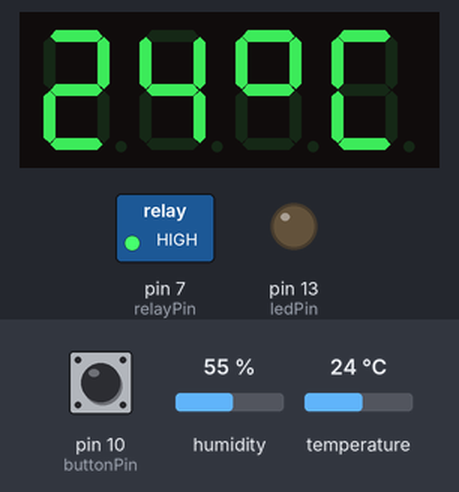
A sketch run on a simulated Arduino Uno, built with avr-gcc and run on an emulated ATmega328P. On the bench: 4-digit seven-segment display, switched loads named in the sketch (green lamp = pin HIGH), output pins drawn as LEDs (lit = HIGH). The inputs (shaded band) are chosen by the test bench; at power-on: pin 10 (buttonPin) HIGH, temperature 24 °C, humidity 55 %.

Above: at 1.2 s.
1.3 s: pin 10 (buttonPin) pulled LOW for 0.15 s
At 3.5 s:
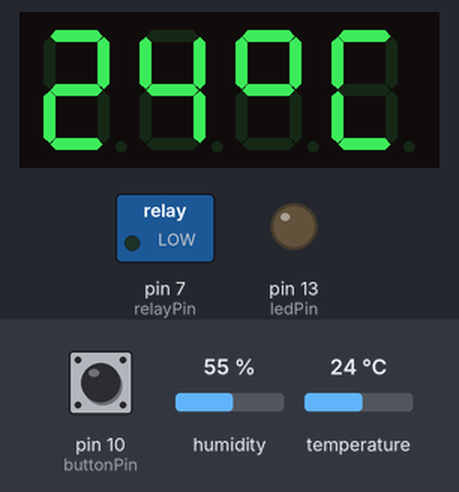
3.8 s: temperature set to 12 °C
At 5.2 s:
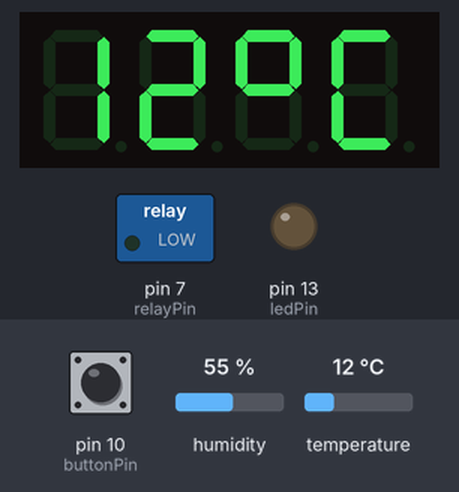
5.8 s: pin 10 (buttonPin) pulled LOW for 1 s
At 6.4 s:
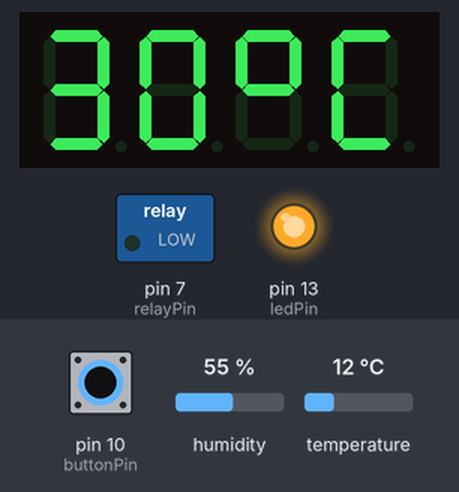
8.3 s: temperature set to 19 °C
At 10.0 s:
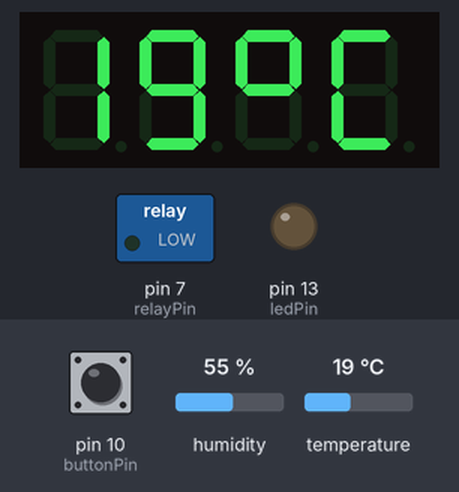
10.3 s: temperature set to 28 °C
At 12.0 s:
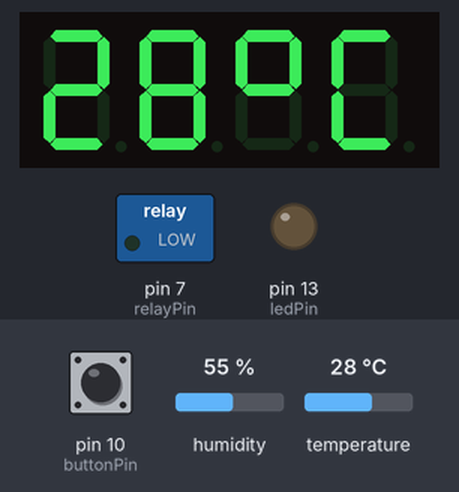
Timing chart, 0 to 13.3 s (numbered marks = the images above; inputs shaded):
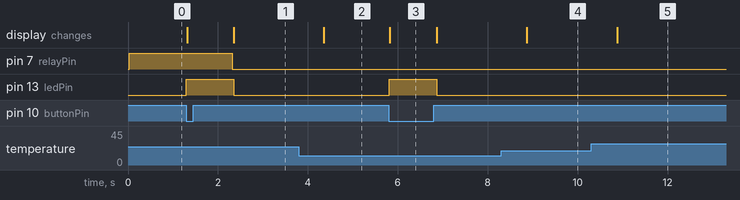

Measured:
- after the input at 1.3 s, pin 7 (relayPin): HIGH → LOW after 1.0 s; pin 13 (ledPin): LOW → HIGH at once, → LOW 1.1 s later; the display: first changes at once (image 1 shows a later state)
- after the input at 3.8 s, the display: changes after 0.56 s (image 2)
- after the input at 5.8 s, pin 13 (ledPin): LOW → HIGH at once, → LOW 1.1 s later; the display: changes at once (image 3)
- after the input at 8.3 s, the display: changes after 0.57 s (image 4)
- after the input at 10.3 s, the display: changes after 0.58 s (image 5)

The sketch:

main.arduino.ino
```cpp
#include "DHT.h"
#include <TM1637Display.h> //https://github.com/avishorp/TM1637

#define DHT11_PIN 2
#define CLK 4
#define DIO 5

//Create objects
DHT dht;
TM1637Display display = TM1637Display(CLK, DIO);

// Create array that turns all segments on:
const uint8_t data[] = {0xff, 0xff, 0xff, 0xff};

// Create array that turns all segments off:
const uint8_t blank[] = {0x00, 0x00, 0x00, 0x00};

// constant pins
const int buttonPin = 10; // the number of the pushbutton pin
const int    ledPin = 13; // the number of the LED pin
const int  relayPin =  7; // the number of the relay pin

// variables will change:
int buttonState = 0;         // variable for reading the pushbutton status
int temperatura = 0;
int wilgotnosc = 0;
int zadanaTemperatura = 20;

// You can set the individual segments per digit to spell words or create other symbols:
const uint8_t done[] = {
  SEG_B | SEG_C | SEG_D | SEG_E | SEG_G,           // d
  SEG_A | SEG_B | SEG_C | SEG_D | SEG_E | SEG_F,   // O
  SEG_C | SEG_E | SEG_G,                           // n
  SEG_A | SEG_D | SEG_E | SEG_F | SEG_G            // E
};

// Create degree Celsius symbol:
const uint8_t celsius[] = {
  SEG_A | SEG_B | SEG_F | SEG_G,  // Circle
  SEG_A | SEG_D | SEG_E | SEG_F   // C
};

void SetRelay(int temperature, int setTemperature)
{
  if (temperature > setTemperature) {
   digitalWrite(relayPin, HIGH);
  }
  else
  {
    digitalWrite(relayPin, LOW);
  }
}

void setup()
{
  // initialize an output pins:
  pinMode(ledPin, OUTPUT);
  pinMode(relayPin, OUTPUT);

  // initialize an input pins:
  pinMode(buttonPin, INPUT);

  // initial config
  dht.setup(DHT11_PIN);
  display.clear();
  display.setBrightness(1);
}

void loop()
{
 // read the state of the pushbutton value:
  buttonState = !digitalRead(buttonPin);

  // check if the pushbutton is pressed. If it is, the buttonState is HIGH:
  if (buttonState == HIGH) {
    // turn LED on:
    digitalWrite(ledPin, HIGH);
    if(zadanaTemperatura <= 50){
        zadanaTemperatura = zadanaTemperatura + 5;
    display.showNumberDec(zadanaTemperatura, false, 2, 0);
    }
    else{
      zadanaTemperatura = 20;
      display.showNumberDec(zadanaTemperatura, false, 2, 0);
    }
    delay(1000);
  } else {
    // turn LED off:
    digitalWrite(ledPin, LOW);
  }

  SetRelay(dht.getTemperature(),zadanaTemperatura);

  display.showNumberDec(dht.getTemperature(), false, 2, 0);
  display.setSegments(celsius, 2, 2);
}
```
